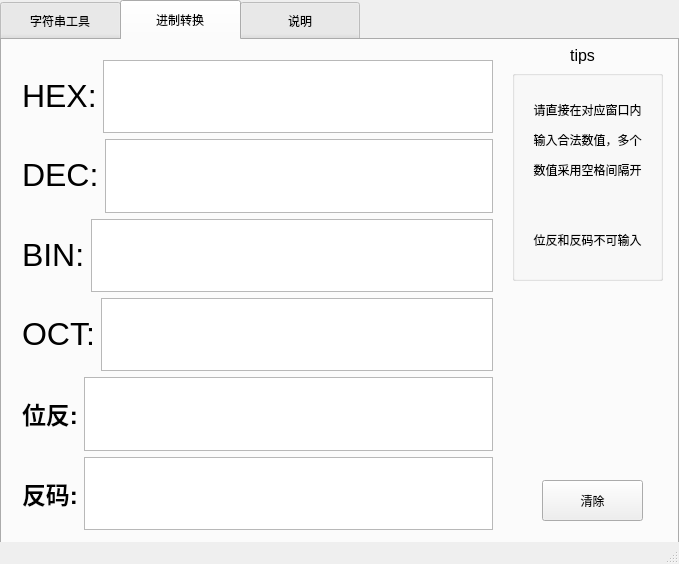
<?xml version="1.0" encoding="UTF-8"?>
<ui version="4.0">
 <class>MainWindow</class>
 <widget class="QMainWindow" name="MainWindow">
  <property name="geometry">
   <rect>
    <x>0</x>
    <y>0</y>
    <width>679</width>
    <height>564</height>
   </rect>
  </property>
  <property name="minimumSize">
   <size>
    <width>679</width>
    <height>564</height>
   </size>
  </property>
  <property name="maximumSize">
   <size>
    <width>679</width>
    <height>564</height>
   </size>
  </property>
  <property name="sizeIncrement">
   <size>
    <width>0</width>
    <height>0</height>
   </size>
  </property>
  <property name="baseSize">
   <size>
    <width>0</width>
    <height>0</height>
   </size>
  </property>
  <property name="windowTitle">
   <string> 程序员计算器</string>
  </property>
  <widget class="QWidget" name="centralwidget">
   <widget class="QTabWidget" name="tabWidget">
    <property name="geometry">
     <rect>
      <x>0</x>
      <y>0</y>
      <width>679</width>
      <height>564</height>
     </rect>
    </property>
    <property name="minimumSize">
     <size>
      <width>679</width>
      <height>564</height>
     </size>
    </property>
    <property name="maximumSize">
     <size>
      <width>679</width>
      <height>564</height>
     </size>
    </property>
    <property name="styleSheet">
     <string notr="true">QTabBar::tab {
    min-width: 120px; /* 最小宽度 */
    max-width: 120px; /* 最大宽度 */
    min-height: 40px; /* 最小高度 */
    max-height: 40px; /* 最大高度 */
}</string>
    </property>
    <property name="currentIndex">
     <number>1</number>
    </property>
    <property name="iconSize">
     <size>
      <width>24</width>
      <height>24</height>
     </size>
    </property>
    <widget class="QWidget" name="tab_string_tool">
     <attribute name="title">
      <string>字符串工具</string>
     </attribute>
     <widget class="QPushButton" name="hex_to_string">
      <property name="geometry">
       <rect>
        <x>10</x>
        <y>350</y>
        <width>141</width>
        <height>41</height>
       </rect>
      </property>
      <property name="text">
       <string>字符转十六进制</string>
      </property>
     </widget>
     <widget class="QTextBrowser" name="output_page_1">
      <property name="geometry">
       <rect>
        <x>10</x>
        <y>190</y>
        <width>491</width>
        <height>141</height>
       </rect>
      </property>
     </widget>
     <widget class="QTextEdit" name="input_page_1">
      <property name="geometry">
       <rect>
        <x>10</x>
        <y>30</y>
        <width>491</width>
        <height>131</height>
       </rect>
      </property>
     </widget>
     <widget class="QPushButton" name="string_to_tab">
      <property name="geometry">
       <rect>
        <x>10</x>
        <y>400</y>
        <width>141</width>
        <height>41</height>
       </rect>
      </property>
      <property name="text">
       <string>十六进制转字符</string>
      </property>
     </widget>
     <widget class="QPushButton" name="get_sting_len">
      <property name="geometry">
       <rect>
        <x>170</x>
        <y>350</y>
        <width>141</width>
        <height>41</height>
       </rect>
      </property>
      <property name="text">
       <string>字符串长度计算</string>
      </property>
     </widget>
     <widget class="QLabel" name="set_label">
      <property name="geometry">
       <rect>
        <x>540</x>
        <y>0</y>
        <width>81</width>
        <height>31</height>
       </rect>
      </property>
      <property name="text">
       <string>&lt;html&gt;&lt;head/&gt;&lt;body&gt;&lt;p align=&quot;center&quot;&gt;&lt;span style=&quot; font-size:12pt;&quot;&gt; 设置&lt;/span&gt;&lt;/p&gt;&lt;/body&gt;&lt;/html&gt;</string>
      </property>
     </widget>
     <widget class="QCheckBox" name="add_0x_prefix">
      <property name="geometry">
       <rect>
        <x>530</x>
        <y>40</y>
        <width>111</width>
        <height>19</height>
       </rect>
      </property>
      <property name="text">
       <string>输出加0x前缀</string>
      </property>
     </widget>
     <widget class="QCheckBox" name="add_space">
      <property name="geometry">
       <rect>
        <x>530</x>
        <y>70</y>
        <width>131</width>
        <height>19</height>
       </rect>
      </property>
      <property name="text">
       <string>输出字符隔开 </string>
      </property>
      <property name="iconSize">
       <size>
        <width>16</width>
        <height>16</height>
       </size>
      </property>
     </widget>
     <widget class="QPushButton" name="clear_all_page1">
      <property name="geometry">
       <rect>
        <x>330</x>
        <y>350</y>
        <width>141</width>
        <height>41</height>
       </rect>
      </property>
      <property name="text">
       <string>全部清空</string>
      </property>
     </widget>
     <widget class="QGroupBox" name="set">
      <property name="geometry">
       <rect>
        <x>510</x>
        <y>30</y>
        <width>151</width>
        <height>251</height>
       </rect>
      </property>
      <property name="title">
       <string/>
      </property>
     </widget>
     <widget class="QPushButton" name="get_byte_len">
      <property name="geometry">
       <rect>
        <x>170</x>
        <y>400</y>
        <width>141</width>
        <height>41</height>
       </rect>
      </property>
      <property name="text">
       <string>字节数组长度计算</string>
      </property>
     </widget>
     <widget class="QLabel" name="input_label">
      <property name="geometry">
       <rect>
        <x>20</x>
        <y>10</y>
        <width>61</width>
        <height>16</height>
       </rect>
      </property>
      <property name="text">
       <string>输入窗口：</string>
      </property>
     </widget>
     <widget class="QLabel" name="output_label">
      <property name="geometry">
       <rect>
        <x>20</x>
        <y>170</y>
        <width>71</width>
        <height>20</height>
       </rect>
      </property>
      <property name="text">
       <string>输出窗口：</string>
      </property>
     </widget>
     <zorder>set</zorder>
     <zorder>hex_to_string</zorder>
     <zorder>output_page_1</zorder>
     <zorder>input_page_1</zorder>
     <zorder>string_to_tab</zorder>
     <zorder>get_sting_len</zorder>
     <zorder>set_label</zorder>
     <zorder>add_0x_prefix</zorder>
     <zorder>add_space</zorder>
     <zorder>clear_all_page1</zorder>
     <zorder>get_byte_len</zorder>
     <zorder>input_label</zorder>
     <zorder>output_label</zorder>
    </widget>
    <widget class="QWidget" name="tab_conversion">
     <attribute name="title">
      <string>进制转换</string>
     </attribute>
     <widget class="QWidget" name="verticalLayoutWidget">
      <property name="geometry">
       <rect>
        <x>20</x>
        <y>20</y>
        <width>471</width>
        <height>470</height>
       </rect>
      </property>
      <layout class="QVBoxLayout" name="verticalLayout">
       <item>
        <layout class="QHBoxLayout" name="horizontalLayout">
         <item>
          <widget class="QLabel" name="hex_label">
           <property name="text">
            <string>&lt;html&gt;&lt;head/&gt;&lt;body&gt;&lt;p&gt;&lt;span style=&quot; font-size:24pt;&quot;&gt;HEX:&lt;/span&gt;&lt;/p&gt;&lt;/body&gt;&lt;/html&gt;</string>
           </property>
          </widget>
         </item>
         <item>
          <widget class="QTextEdit" name="hex_textedit">
           <property name="font">
            <font>
             <family>Adobe Arabic</family>
             <pointsize>20</pointsize>
            </font>
           </property>
          </widget>
         </item>
        </layout>
       </item>
       <item>
        <layout class="QHBoxLayout" name="horizontalLayout_2">
         <item>
          <widget class="QLabel" name="dec_label">
           <property name="text">
            <string>&lt;html&gt;&lt;head/&gt;&lt;body&gt;&lt;p&gt;&lt;span style=&quot; font-size:24pt;&quot;&gt;DEC:&lt;/span&gt;&lt;/p&gt;&lt;/body&gt;&lt;/html&gt;</string>
           </property>
          </widget>
         </item>
         <item>
          <widget class="QTextEdit" name="dec_textedit">
           <property name="font">
            <font>
             <family>Adobe Arabic</family>
             <pointsize>20</pointsize>
            </font>
           </property>
          </widget>
         </item>
        </layout>
       </item>
       <item>
        <layout class="QHBoxLayout" name="horizontalLayout_6">
         <item>
          <widget class="QLabel" name="bin_label">
           <property name="text">
            <string>&lt;html&gt;&lt;head/&gt;&lt;body&gt;&lt;p&gt;&lt;span style=&quot; font-size:24pt;&quot;&gt;BIN:&lt;/span&gt;&lt;/p&gt;&lt;/body&gt;&lt;/html&gt;</string>
           </property>
          </widget>
         </item>
         <item>
          <widget class="QTextEdit" name="bin_textedit">
           <property name="font">
            <font>
             <family>Adobe Arabic</family>
             <pointsize>20</pointsize>
            </font>
           </property>
          </widget>
         </item>
        </layout>
       </item>
       <item>
        <layout class="QHBoxLayout" name="horizontalLayout_3">
         <item>
          <widget class="QLabel" name="oct_label">
           <property name="text">
            <string>&lt;html&gt;&lt;head/&gt;&lt;body&gt;&lt;p&gt;&lt;span style=&quot; font-size:24pt;&quot;&gt;OCT:&lt;/span&gt;&lt;/p&gt;&lt;/body&gt;&lt;/html&gt;</string>
           </property>
          </widget>
         </item>
         <item>
          <widget class="QTextEdit" name="oct_textedit">
           <property name="font">
            <font>
             <family>Adobe Arabic</family>
             <pointsize>20</pointsize>
            </font>
           </property>
          </widget>
         </item>
        </layout>
       </item>
       <item>
        <layout class="QHBoxLayout" name="horizontalLayout_16">
         <item>
          <widget class="QLabel" name="bit_reversal_label">
           <property name="text">
            <string>&lt;html&gt;&lt;head/&gt;&lt;body&gt;&lt;p&gt;&lt;span style=&quot; font-size:18pt; font-weight:600;&quot;&gt;位反:&lt;/span&gt;&lt;/p&gt;&lt;/body&gt;&lt;/html&gt;</string>
           </property>
          </widget>
         </item>
         <item>
          <widget class="QTextEdit" name="bit_reversal_textedit">
           <property name="font">
            <font>
             <family>Adobe Arabic</family>
             <pointsize>20</pointsize>
            </font>
           </property>
          </widget>
         </item>
        </layout>
       </item>
       <item>
        <layout class="QHBoxLayout" name="horizontalLayout_15">
         <item>
          <widget class="QLabel" name="opposite_num_label">
           <property name="text">
            <string>&lt;html&gt;&lt;head/&gt;&lt;body&gt;&lt;p&gt;&lt;span style=&quot; font-size:18pt; font-weight:600;&quot;&gt;反码:&lt;/span&gt;&lt;/p&gt;&lt;/body&gt;&lt;/html&gt;</string>
           </property>
          </widget>
         </item>
         <item>
          <widget class="QTextEdit" name="opposite_num_textedit">
           <property name="font">
            <font>
             <family>Adobe Arabic</family>
             <pointsize>20</pointsize>
            </font>
           </property>
          </widget>
         </item>
        </layout>
       </item>
      </layout>
     </widget>
     <widget class="QLabel" name="tips_label">
      <property name="geometry">
       <rect>
        <x>540</x>
        <y>0</y>
        <width>81</width>
        <height>31</height>
       </rect>
      </property>
      <property name="text">
       <string>&lt;html&gt;&lt;head/&gt;&lt;body&gt;&lt;p align=&quot;center&quot;&gt;&lt;span style=&quot; font-size:12pt;&quot;&gt;tips&lt;/span&gt;&lt;/p&gt;&lt;/body&gt;&lt;/html&gt;</string>
      </property>
     </widget>
     <widget class="QGroupBox" name="set_4">
      <property name="geometry">
       <rect>
        <x>510</x>
        <y>30</y>
        <width>151</width>
        <height>211</height>
       </rect>
      </property>
      <property name="title">
       <string/>
      </property>
      <widget class="QLabel" name="tips_detail_label">
       <property name="geometry">
        <rect>
         <x>10</x>
         <y>10</y>
         <width>131</width>
         <height>191</height>
        </rect>
       </property>
       <property name="text">
        <string>&lt;html&gt;&lt;head/&gt;&lt;body&gt;&lt;p align=&quot;center&quot;&gt;请直接在对应窗口内&lt;/p&gt;&lt;p align=&quot;center&quot;&gt;输入合法数值，多个&lt;/p&gt;&lt;p align=&quot;center&quot;&gt;数值采用空格间隔开&lt;/p&gt;&lt;p align=&quot;center&quot;&gt;&lt;br/&gt;&lt;/p&gt;&lt;p align=&quot;center&quot;&gt;位反和反码不可输入&lt;/p&gt;&lt;/body&gt;&lt;/html&gt;</string>
       </property>
      </widget>
     </widget>
     <widget class="QPushButton" name="clear_all_page2">
      <property name="geometry">
       <rect>
        <x>540</x>
        <y>440</y>
        <width>101</width>
        <height>41</height>
       </rect>
      </property>
      <property name="text">
       <string>清除</string>
      </property>
     </widget>
    </widget>
    <widget class="QWidget" name="tab_instruction">
     <attribute name="title">
      <string>说明</string>
     </attribute>
    </widget>
   </widget>
  </widget>
  <widget class="QStatusBar" name="statusbar"/>
 </widget>
 <resources/>
 <connections/>
</ui>
